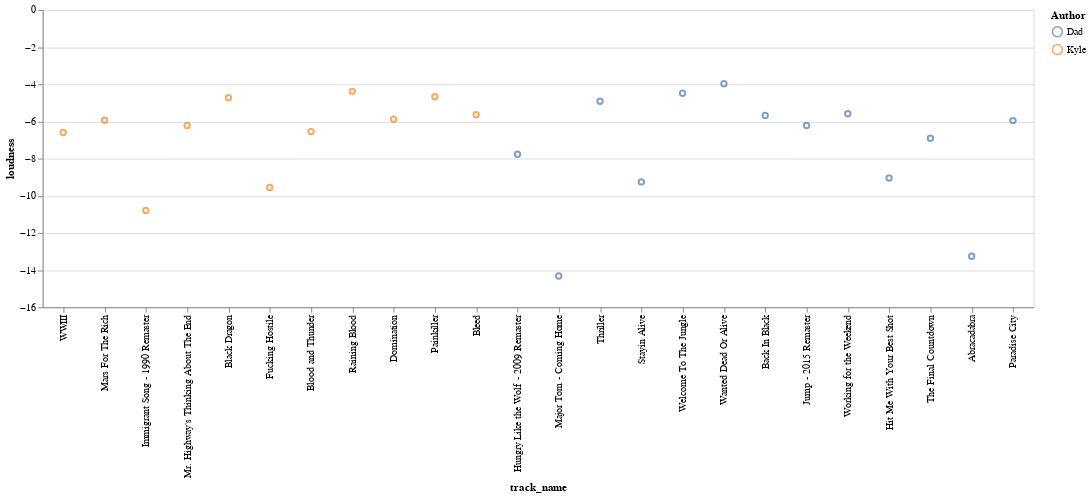

This figure's notebook cell:
### Code cell
# charting loudness side by side
alt.Chart(two_playlists_combined).mark_point().encode(
    x=alt.X("track_name", sort=None),
    y='loudness',
    color="Author",
    tooltip=["artist", "track_name"]
).properties(
    width=1000
)

### Figure 1 — Vega-Lite specification as saved in the notebook (floating-point values rounded to 4 significant figures)
{"config": {"view": {"continuousWidth": 400, "continuousHeight": 300}}, "data": {"name": "data-39a321143c7dac32caf1d5c2a7ba6209"}, "mark": "point", "encoding": {"color": {"type": "nominal", "field": "Author"}, "tooltip": [{"type": "nominal", "field": "artist"}, {"type": "nominal", "field": "track_name"}], "x": {"type": "nominal", "field": "track_name", "sort": null}, "y": {"type": "quantitative", "field": "loudness"}}, "width": 1000, "$schema": "https://vega.github.io/schema/vega-lite/v4.8.1.json", "datasets": {"data-39a321143c7dac32caf1d5c2a7ba6209": [{"artist": "KMFDM", "album": "WWIII", "track_name": "WWIII", "track_id": "5jHYEOabEw2RSwOzf8nQPn", "danceability": 0.534, "energy": 0.966, "key": 7, "loudness": -6.597, "mode": 1, "speechiness": 0.0688, "instrumentalness": 0.104, "liveness": 0.436, "valence": 0.171, "tempo": 140.0, "duration_ms": 298707, "time_signature": 4, "Author": "Kyle"}, {"artist": "King Gizzard & The Lizard Wizard", "album": "Infest The Rats' Nest", "track_name": "Mars For The Rich", "track_id": "4lV1tx0EdlIChOw7Kz7fP0", "danceability": 0.269, "energy": 0.885, "key": 11, "loudness": -5.938, "mode": 0, "speechiness": 0.0948, "instrumentalness": 0.795, "liveness": 0.132, "valence": 0.325, "tempo": 129.2, "duration_ms": 251720, "time_signature": 4, "Author": "Kyle"}, {"artist": "Led Zeppelin", "album": "Led Zeppelin III (1994 Remaster)", "track_name": "Immigrant Song - 1990 Remaster", "track_id": "6kjlvJLh2DBsSQtqVzFh8I", "danceability": 0.574, "energy": 0.926, "key": 11, "loudness": -10.79, "mode": 1, "speechiness": 0.0562, "instrumentalness": 0.478, "liveness": 0.386, "valence": 0.609, "tempo": 113.1, "duration_ms": 145067, "time_signature": 4, "Author": "Kyle"}, {"artist": "A Day To Remember", "album": "Homesick", "track_name": "Mr. Highway's Thinking About The End", "track_id": "3VnBhHJdT7p05Wtenu4fmt", "danceability": 0.301, "energy": 0.916, "key": 10, "loudness": -6.218, "mode": 0, "speechiness": 0.0919, "instrumentalness": 1.84e-05, "liveness": 0.293, "valence": 0.451, "tempo": 150.1, "duration_ms": 255827, "time_signature": 4, "Author": "Kyle"}, {"artist": "The Vines", "album": "Future Primitive", "track_name": "Black Dragon", "track_id": "2Z8EqEtv0CxT6Jfzfdhtbf", "danceability": 0.191, "energy": 0.807, "key": 0, "loudness": -4.726, "mode": 1, "speechiness": 0.0426, "instrumentalness": 0.897, "liveness": 0.158, "valence": 0.246, "tempo": 138.7, "duration_ms": 208747, "time_signature": 4, "Author": "Kyle"}, {"artist": "Pantera", "album": "Vulgar Display of Power", "track_name": "Fucking Hostile", "track_id": "5RU50TPTgtxJLFNunUS2p5", "danceability": 0.479, "energy": 0.96, "key": 6, "loudness": -9.551, "mode": 0, "speechiness": 0.0991, "instrumentalness": 4.62e-05, "liveness": 0.208, "valence": 0.506, "tempo": 93.87, "duration_ms": 168600, "time_signature": 4, "Author": "Kyle"}, {"artist": "Mastodon", "album": "Leviathan", "track_name": "Blood and Thunder", "track_id": "3jagGO7eHHuaD53ibehkux", "danceability": 0.364, "energy": 0.935, "key": 2, "loudness": -6.548, "mode": 1, "speechiness": 0.0724, "instrumentalness": 0.729, "liveness": 0.0317, "valence": 0.478, "tempo": 92.72, "duration_ms": 228587, "time_signature": 4, "Author": "Kyle"}, {"artist": "Slayer", "album": "Reign In Blood", "track_name": "Raining Blood", "track_id": "01Mpj13vURSO3cCLprPt5T", "danceability": 0.294, "energy": 0.995, "key": 1, "loudness": -4.383, "mode": 0, "speechiness": 0.168, "instrumentalness": 0.331, "liveness": 0.128, "valence": 0.0379, "tempo": 88.78, "duration_ms": 254400, "time_signature": 4, "Author": "Kyle"}, {"artist": "Pantera", "album": "Cowboys from Hell", "track_name": "Domination", "track_id": "769cLRTw2y6KRdkFWFkxtu", "danceability": 0.372, "energy": 0.888, "key": 2, "loudness": -5.88, "mode": 1, "speechiness": 0.0943, "instrumentalness": 0.00442, "liveness": 0.115, "valence": 0.555, "tempo": 141.4, "duration_ms": 305293, "time_signature": 4, "Author": "Kyle"}, {"artist": "Judas Priest", "album": "Painkiller", "track_name": "Painkiller", "track_id": "0L7zm6afBEtrNKo6C6Gj08", "danceability": 0.435, "energy": 0.987, "key": 1, "loudness": -4.667, "mode": 0, "speechiness": 0.16, "instrumentalness": 0.0847, "liveness": 0.268, "valence": 0.101, "tempo": 103.2, "duration_ms": 365827, "time_signature": 4, "Author": "Kyle"}, {"artist": "Meshuggah", "album": "ObZen", "track_name": "Bleed", "track_id": "4E6wpXABj8XosZEPXZz2OK", "danceability": 0.242, "energy": 0.998, "key": 11, "loudness": -5.64, "mode": 1, "speechiness": 0.0894, "instrumentalness": 0.88, "liveness": 0.284, "valence": 0.18, "tempo": 114.6, "duration_ms": 442733, "time_signature": 4, "Author": "Kyle"}, {"artist": "Duran Duran", "album": "Rio (Collector's Edition)", "track_name": "Hungry Like the Wolf - 2009 Remaster", "track_id": "39lSeqnyjZJejRuaREfyLL", "danceability": 0.691, "energy": 0.812, "key": 0, "loudness": -7.772, "mode": 1, "speechiness": 0.0558, "instrumentalness": 1.16e-06, "liveness": 0.299, "valence": 0.685, "tempo": 127.6, "duration_ms": 220627, "time_signature": 4, "Author": "Dad"}, {"artist": "Peter Schilling", "album": "The Different Story (World Of Lust And Crime)", "track_name": "Major Tom - Coming Home", "track_id": "709ffFK4o4MtG1NKoLvOma", "danceability": 0.787, "energy": 0.42, "key": 4, "loudness": -14.32, "mode": 0, "speechiness": 0.0645, "instrumentalness": 0.164, "liveness": 0.169, "valence": 0.838, "tempo": 161.2, "duration_ms": 301373, "time_signature": 4, "Author": "Dad"}, {"artist": "Michael Jackson", "album": "Thriller 25 Super Deluxe Edition", "track_name": "Thriller", "track_id": "3S2R0EVwBSAVMd5UMgKTL0", "danceability": 0.773, "energy": 0.859, "key": 11, "loudness": -4.913, "mode": 1, "speechiness": 0.0747, "instrumentalness": 0.000187, "liveness": 0.914, "valence": 0.813, "tempo": 118.5, "duration_ms": 357267, "time_signature": 4, "Author": "Dad"}, {"artist": "Bee Gees", "album": "How Can You Mend A Broken Heart", "track_name": "Stayin Alive", "track_id": "5ubvP9oKmxLUVq506fgLhk", "danceability": 0.702, "energy": 0.773, "key": 10, "loudness": -9.256, "mode": 0, "speechiness": 0.0343, "instrumentalness": 0.00871, "liveness": 0.147, "valence": 0.953, "tempo": 103.6, "duration_ms": 285373, "time_signature": 4, "Author": "Dad"}, {"artist": "Guns N' Roses", "album": "Appetite For Destruction", "track_name": "Welcome To The Jungle", "track_id": "0G21yYKMZoHa30cYVi1iA8", "danceability": 0.453, "energy": 0.987, "key": 8, "loudness": -4.485, "mode": 1, "speechiness": 0.0889, "instrumentalness": 0.283, "liveness": 0.268, "valence": 0.316, "tempo": 123.5, "duration_ms": 273480, "time_signature": 4, "Author": "Dad"}, {"artist": "Bon Jovi", "album": "Slippery When Wet", "track_name": "Wanted Dead Or Alive", "track_id": "0oerlffJSzhRVvtDfLcp3N", "danceability": 0.252, "energy": 0.802, "key": 7, "loudness": -3.976, "mode": 1, "speechiness": 0.0391, "instrumentalness": 0.0146, "liveness": 0.309, "valence": 0.253, "tempo": 150.1, "duration_ms": 308667, "time_signature": 4, "Author": "Dad"}, {"artist": "AC/DC", "album": "Back In Black", "track_name": "Back In Black", "track_id": "08mG3Y1vljYA6bvDt4Wqkj", "danceability": 0.31, "energy": 0.7, "key": 9, "loudness": -5.678, "mode": 1, "speechiness": 0.047, "instrumentalness": 0.00965, "liveness": 0.0828, "valence": 0.763, "tempo": 188.4, "duration_ms": 255493, "time_signature": 4, "Author": "Dad"}, {"artist": "Van Halen", "album": "1984 (Remastered)", "track_name": "Jump - 2015 Remaster", "track_id": "7N3PAbqfTjSEU1edb2tY8j", "danceability": 0.572, "energy": 0.835, "key": 0, "loudness": -6.219, "mode": 1, "speechiness": 0.0317, "instrumentalness": 0.000377, "liveness": 0.0702, "valence": 0.795, "tempo": 130.0, "duration_ms": 241600, "time_signature": 4, "Author": "Dad"}, {"artist": "Loverboy", "album": "We Are The '80s", "track_name": "Working for the Weekend", "track_id": "0sgDEFq9oeC8ueOK0mR5IA", "danceability": 0.526, "energy": 0.924, "key": 7, "loudness": -5.591, "mode": 1, "speechiness": 0.0391, "instrumentalness": 0.000728, "liveness": 0.598, "valence": 0.793, "tempo": 147.3, "duration_ms": 220707, "time_signature": 4, "Author": "Dad"}, {"artist": "Pat Benatar", "album": "Crimes Of Passion", "track_name": "Hit Me With Your Best Shot", "track_id": "0vOkmmJEtjuFZDzrQSFzEE", "danceability": 0.741, "energy": 0.58, "key": 4, "loudness": -9.05, "mode": 1, "speechiness": 0.0304, "instrumentalness": 3.31e-05, "liveness": 0.212, "valence": 0.944, "tempo": 127.4, "duration_ms": 171267, "time_signature": 4, "Author": "Dad"}, {"artist": "Europe", "album": "The Final Countdown (Expanded Edition)", "track_name": "The Final Countdown", "track_id": "3MrRksHupTVEQ7YbA0FsZK", "danceability": 0.529, "energy": 0.843, "key": 6, "loudness": -6.908, "mode": 0, "speechiness": 0.0616, "instrumentalness": 0.000827, "liveness": 0.0608, "valence": 0.188, "tempo": 117.7, "duration_ms": 310333, "time_signature": 4, "Author": "Dad"}, {"artist": "Steve Miller Band", "album": "Abracadabra", "track_name": "Abracadabra", "track_id": "2E2ZVy2fxslpAUgbb4zu84", "danceability": 0.791, "energy": 0.535, "key": 9, "loudness": -13.26, "mode": 0, "speechiness": 0.0355, "instrumentalness": 1.96e-06, "liveness": 0.156, "valence": 0.963, "tempo": 127.5, "duration_ms": 308373, "time_signature": 4, "Author": "Dad"}, {"artist": "Guns N' Roses", "album": "Appetite For Destruction", "track_name": "Paradise City", "track_id": "6eN1f9KNmiWEhpE2RhQqB5", "danceability": 0.268, "energy": 0.98, "key": 11, "loudness": -5.958, "mode": 1, "speechiness": 0.103, "instrumentalness": 0.00709, "liveness": 0.182, "valence": 0.395, "tempo": 100.3, "duration_ms": 405600, "time_signature": 4, "Author": "Dad"}]}}
